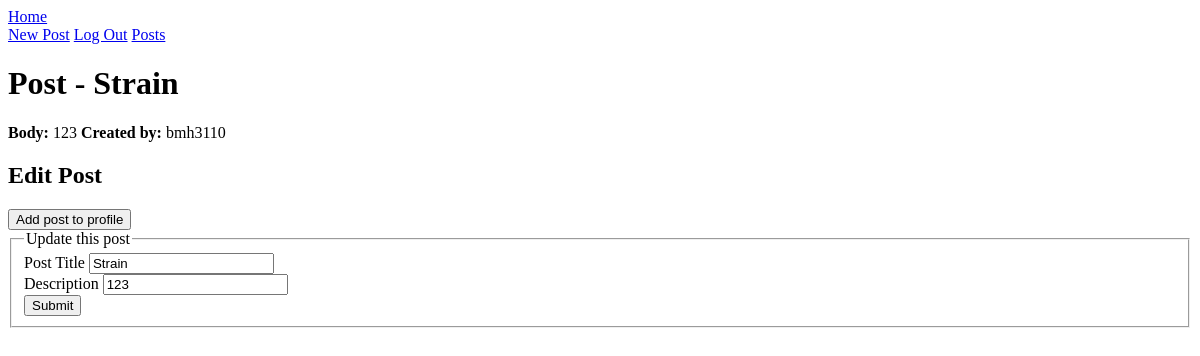
Page /post/2 (signed in) on the earlier database version.
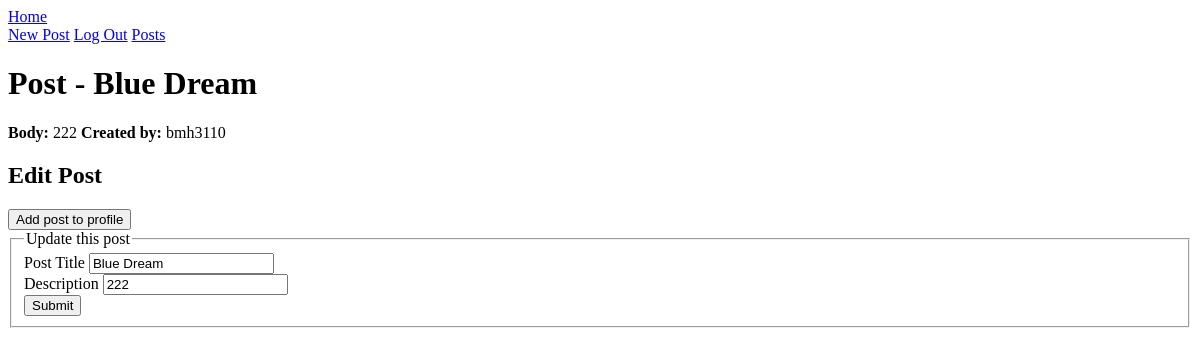
Same page on the later database version.
### text_snip/models.py (models this page shows, shortened)
class Post(db.Model):
    id = db.Column(db.Integer, primary_key=True)
    title = db.Column(db.String(80), nullable=False)
    description = db.Column(db.String(400), nullable=False)
    category = db.Column(db.Enum(PostCategory), default=PostCategory.OTHER)
    created_by_id = db.Column(db.Integer, db.ForeignKey('user.id'))
    created_by = db.relationship('User')
    users_post = db.relationship('User', secondary='user_posts', back_populates='posts')

### text_snip/main/routes.py (the view, shortened to what this page needs)
@main.route('/post/<post_id>', methods=['GET', 'POST'])
@login_required
def post_detail(post_id):
    post = Post.query.get(post_id)
    form = PostForm(obj=post)
    post = Post.query.get(post_id)
    return render_template('post_detail.html', post=post, form = form)

### text_snip/main/forms.py
class PostForm(FlaskForm):
    title = StringField('Post Title', validators=[DataRequired(), Length(min=3, max=80)])
    description = StringField('Description', validators=[DataRequired(), Length(min=3, max=400)])
    post_id = db.Column(
        db.Integer, db.ForeignKey('post.id'), nullable=False)
    submit = SubmitField('Submit')

### text_snip/__init__.py (called while the page is built)
@login_manager.user_loader
def load_user(user_id):
    return User.query.get(user_id)

### text_snip/models.py (called while the page is built)
    def __str__(self):
        return f'{self.username}'

### text_snip/templates/post_detail.html (shortened to what this page needs)
{% extends 'base.html' %}
{% block content %}
<h1>Post - {{ post.title }}</h1>
<strong>Body:</strong> {{ post.description }}
<strong>Created by:</strong> {{post.created_by}}
<h2>Edit Post</h2>
<form action="{{ url_for('main.add_to_profile', post_id=post.id) }}" method="POST">
    <button type="submit">Add post to profile</button>
  </form>
<form
  action="{{ url_for('main.post_detail', post_id=post.id) }}"
  method="POST"
>
  <fieldset>
    <legend>Update this post</legend>
    <div>
      {{ form.title.label }} {{ form.title }}
    </div>
    <div>
      {{ form.description.label }} {{ form.description }}
    </div>
    {{ form.submit }}
  </fieldset>
</form>
{% endblock %}

Differences in the rows shown:
changed Post: title "Strain" → "Blue Dream"; description "123" → "222"
